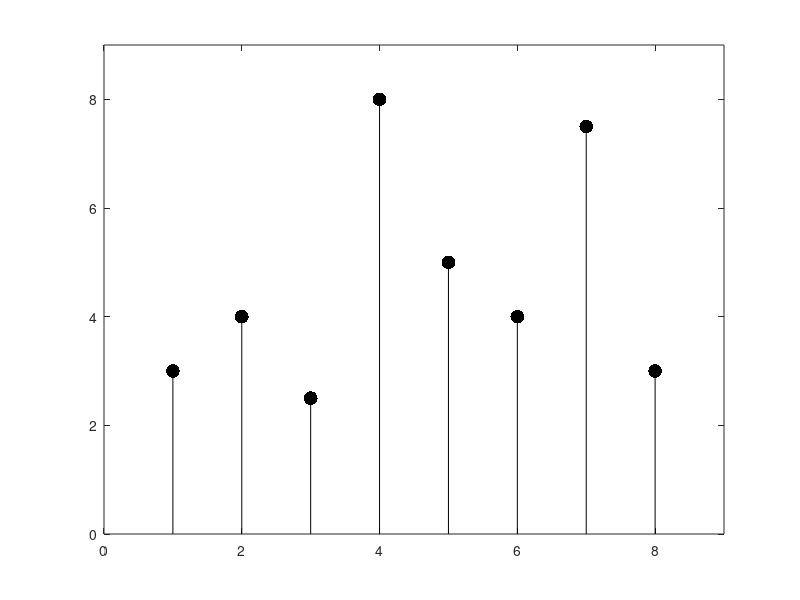

The MATLAB script that drew this image:
% Pruebas

% PNVG Cartoon for Figure 7

times=[1 2 3 4 5 6 7 8;...
       1 2 3 4 5 6 7 8];
ISIs=[0 0 0 0 0 0 0 0;...
      3 4 2.5 8 5 4 7.5 3];

figure('Position',[0 0 800 150]);clf;
plot(times, ISIs,'k'); hold on;
plot(ISIs(2,:),'.k','markersize',30)

xlim([0 9])
ylim([0 max(ISIs(:))+1])

